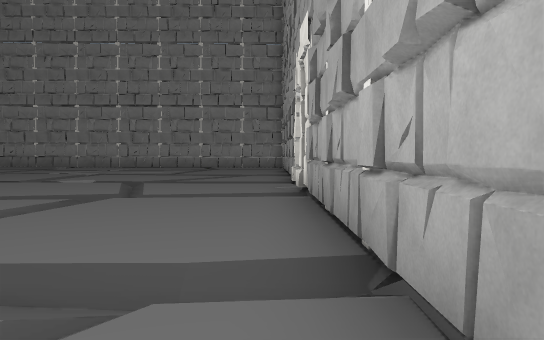
view 1 (above)

16 first-person views from a walk through a 3-D level made in the Unity game engine. The camera is 1.3 m above the floor, tilts 2° down and sees 70° across. Doors are open. The floor is counted in squares, 2 m on a side. Each view is taken from the middle of a square. On the plan, view 1 faces up. The plan holds only what a view shows up to about 11 squares ahead; the rest is blank. The place goes on beyond the plan. The player character is not drawn. Some surface patterns are stand-ins.

view 2
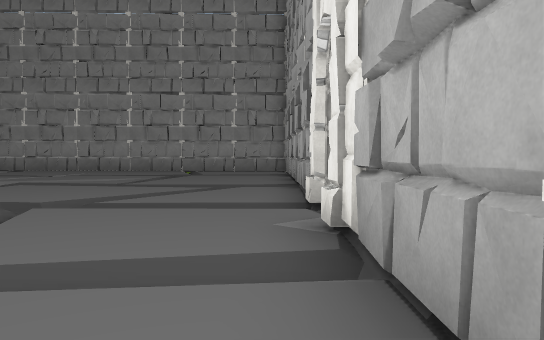

view 3
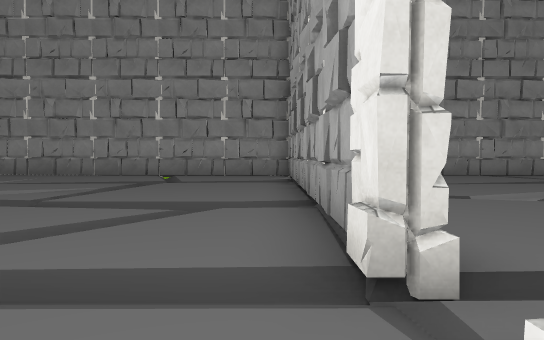

view 4
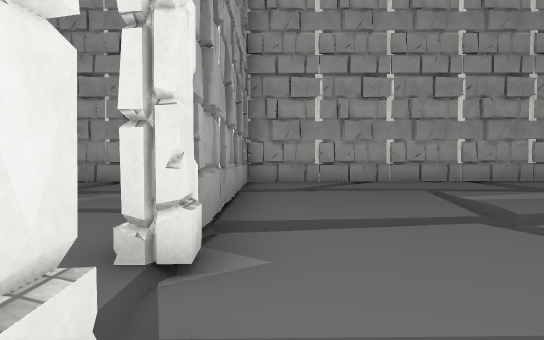

view 5
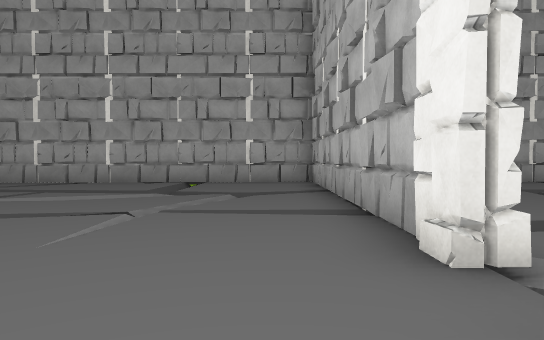

view 6
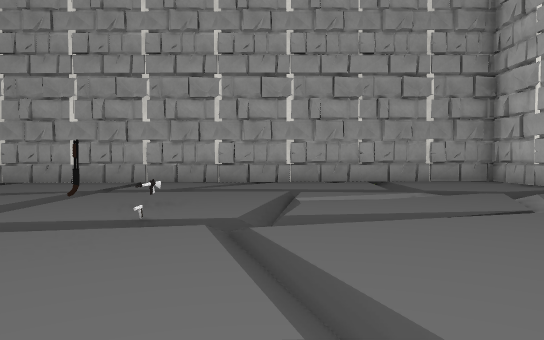

view 7
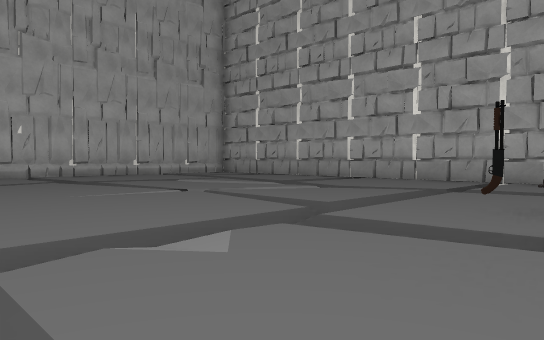

view 8
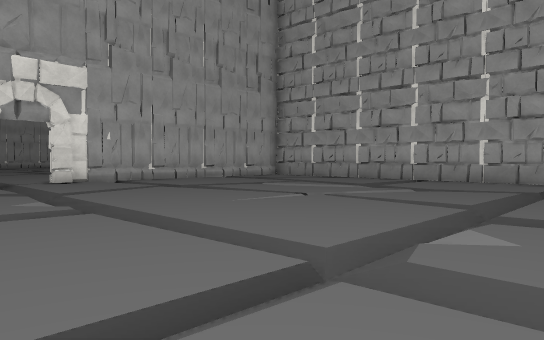

view 9
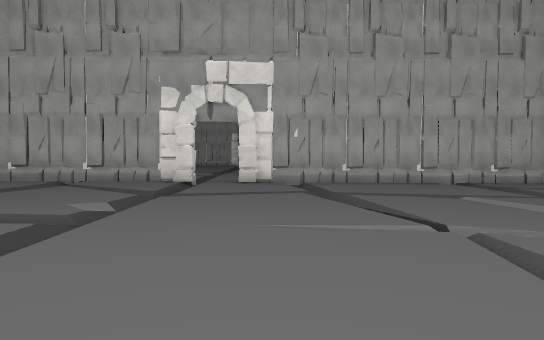

view 10
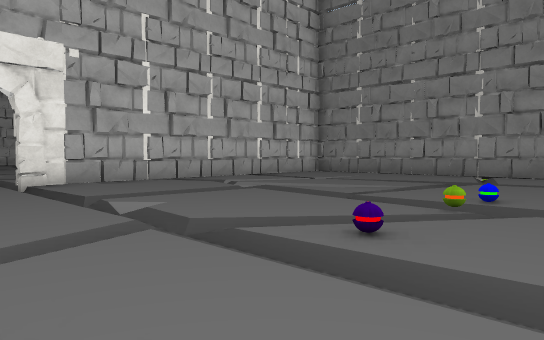

view 11
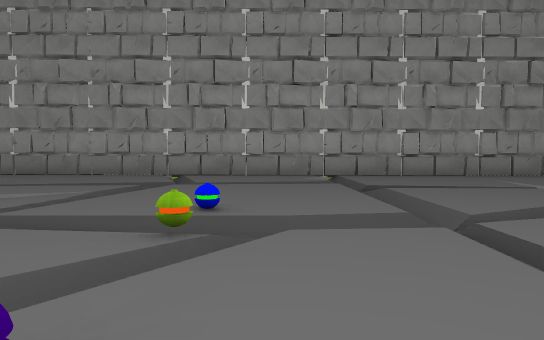

view 12
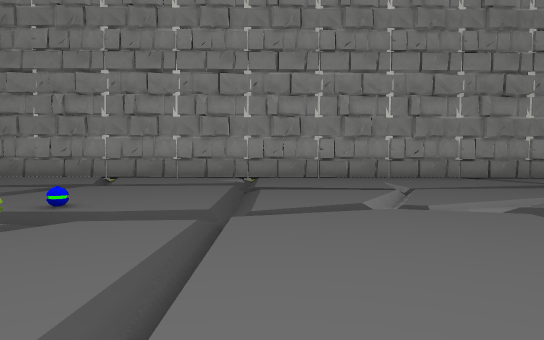

view 13
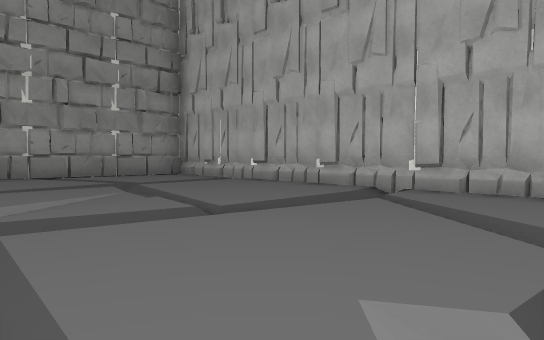

view 14
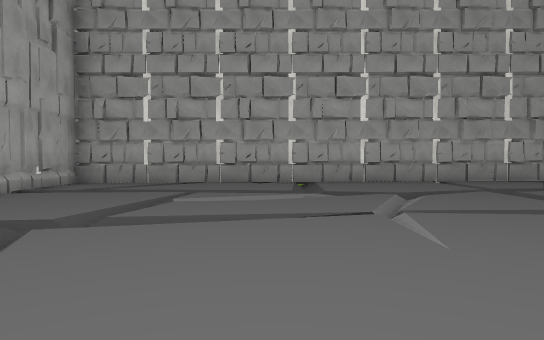

view 15
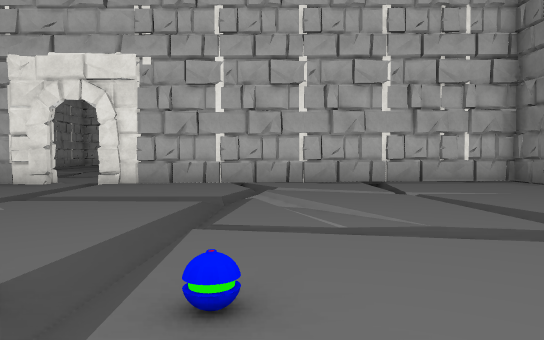

view 16
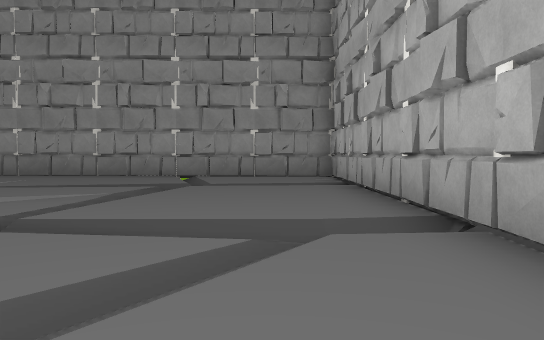

### Floor plan
Key: @ floor where view 1 was taken; # wall or solid block; . main floor; : floor 0.25 m higher than the main floor; / step, stairs or slope; D open door; O other object.
Columns run from 5 left of view 1 to 20 right of it. Each row starts with its distance up from view 1.
 19 ##########################
 18 ::.:::#::::::::::::::::::#
 17 ::/:::#:::::.:::::::::/:.#
 16 ://///#:::://///:::::////#
 15 ::/:::#:///:.:::::/:../..#
 14 ::.:::#:/::.::::::/./....#
 13 /:::::#////:/O:::////./..#
 12 //////#::////O///..//////#
 11 ::::/.#::/:::../.../.../.#
 10 :::/..#::/:./O./.../..//.#
  9 //////D//////////////////D
  8 ../...D:..../........./..D
  7 ......#.......O......./..#
  6  /////#....//O//.....////#
  5  .....#///....O.../.../..#
  4  .....#./........././....#
  3 /./...#////./....////./..#
  2 //////#..////////..//////#
  1 ..../.#../...//..../...//#
  0 .../.@#../.../...../.....#
 -1 ##########################

Where each view was taken, in squares from view 1:
view 1: 0 up, 0 right, facing up
view 2: 4 up, 0 right, facing up
view 3: 7 up, 0 right, facing up
view 4: 10 up, 0 right, facing down
view 5: 10 up, 2 right, facing down
view 6: 10 up, 7 right, facing down
view 7: 9 up, 8 right, facing down-right
view 8: 11 up, 9 right, facing down-right
view 9: 7 up, 10 right, facing right
view 10: 7 up, 10 right, facing up-left
view 11: 9 up, 9 right, facing up
view 12: 8 up, 11 right, facing up
view 13: 9 up, 14 right, facing up-right
view 14: 10 up, 15 right, facing down
view 15: 13 up, 10 right, facing left
view 16: 9 up, 1 left, facing up
